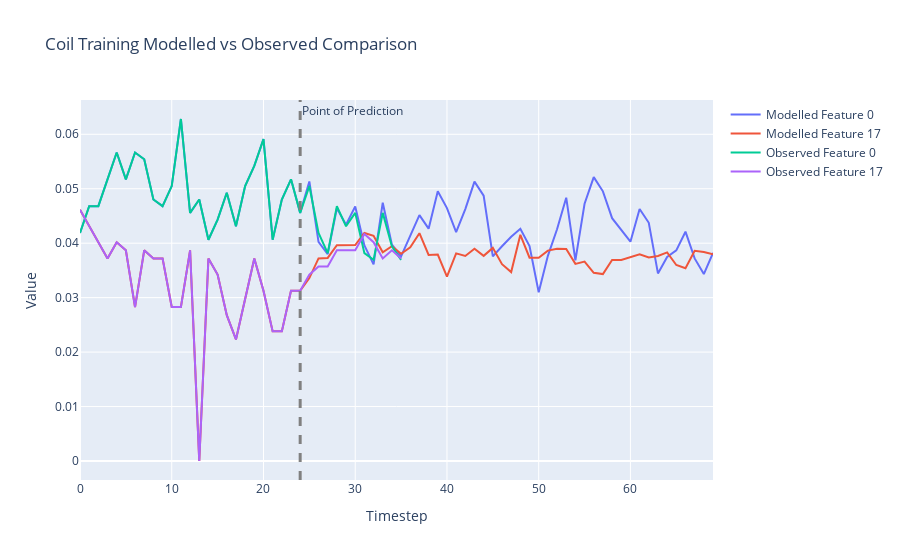

The code cell stored with this chart in its notebook:
### Markdown cell above
## Coil Predictions vs Observed

### Code cell
states = []
# Select the batch we want to make predictions for
batch = 10

# After what step do we want the coil to start making its own predictions?
prediction_step = 24

# What features do we want to plot?
feature_sel = [0,17]

# Grab starting state tensor
state_tensor = X[:,0,:]

# How many steps do we want to run the coil overall?
max_steps = 70

states.append(state_tensor[batch,feature_sel])
batch_size = X.shape[0]
transition_tensor = torch.softmax(torch.zeros(batch_size, n_features, n_features), dim = 1).to("cuda")
for step_state in range(1,max_steps):
    state_tensor, transition_tensor = model.step_coil(state_tensor, transition_tensor)
    if step_state <= prediction_step:
        state_tensor = X[:,step_state,:]
    states.append(state_tensor[batch,feature_sel])
    
# Move state dynamics to CPU
data = [row.to('cpu').detach().numpy() for row in states]
traces = list(zip(*data))

# Create the figure and add traces
fig = go.Figure()

# Plotting
for i, trace in enumerate(traces):
    model_trace = go.Scatter(y=trace, mode='lines', name=f'Modelled Feature {feature_sel[i]}')
    fig.add_trace(model_trace)
    
    
# Get observed data to CPU and plot
data = X[batch,:,feature_sel].to('cpu')
# Transpose the data to get 5 traces
traces = list(zip(*data))

# Plotting
for i, trace in enumerate(traces):
    obs_trace = go.Scatter(y=trace, mode='lines', name=f'Observed Feature {feature_sel[i]}')
    fig.add_trace(obs_trace)
    
# Add Line highlighting when the coil becomes responsible for its own predictions
fig.add_vline(x=prediction_step, line_width=3, line_dash="dash", line_color="grey", annotation_text='Point of Prediction')    

# Add title and labels
fig.update_layout(title=f'Coil Training Modelled vs Observed Comparison',
                    xaxis_title='Timestep',
                    yaxis_title='Value')

# Show the figure
fig.show()

### Figure 1 — Plotly figure (JSON) as saved in the notebook; plotly's stock layout.template omitted (floating-point values rounded to 4 significant figures)
{"data": [{"mode": "lines", "name": "Modelled Feature 0", "type": "scatter", "y": [0.04187, 0.0468, 0.0468, 0.05172, 0.05665, 0.05172, 0.05665, 0.05542, 0.04803, 0.0468, 0.05049, 0.06281, 0.04557, 0.04803, 0.04064, 0.04433, 0.04926, 0.0431, 0.05049, 0.05419, 0.05911, 0.04064, 0.04803, 0.05172, 0.04557, 0.05134, 0.04023, 0.03801, 0.04643, 0.04341, 0.04674, 0.03959, 0.03612, 0.04744, 0.03972, 0.03758, 0.04127, 0.04516, 0.04267, 0.04955, 0.04644, 0.04203, 0.04626, 0.05131, 0.04873, 0.03759, 0.03943, 0.04119, 0.04266, 0.03946, 0.03099, 0.03768, 0.04255, 0.04836, 0.03686, 0.04724, 0.05213, 0.04952, 0.0446, 0.04233, 0.04028, 0.04628, 0.04374, 0.03445, 0.03747, 0.03869, 0.04211, 0.0372, 0.03434, 0.03822]}, {"mode": "lines", "name": "Modelled Feature 17", "type": "scatter", "y": [0.04613, 0.04315, 0.04018, 0.0372, 0.04018, 0.03869, 0.02827, 0.03869, 0.0372, 0.0372, 0.02827, 0.02827, 0.03869, 0, 0.0372, 0.03423, 0.02679, 0.02232, 0.02976, 0.0372, 0.03125, 0.02381, 0.02381, 0.03125, 0.03125, 0.03359, 0.0372, 0.03729, 0.03964, 0.0397, 0.03965, 0.04188, 0.04135, 0.03834, 0.03945, 0.03807, 0.03926, 0.04183, 0.03785, 0.0379, 0.03387, 0.03814, 0.03764, 0.03897, 0.03768, 0.03914, 0.03614, 0.03469, 0.04154, 0.03734, 0.03731, 0.03864, 0.03899, 0.03892, 0.0362, 0.03663, 0.03457, 0.03433, 0.03692, 0.0369, 0.03746, 0.03796, 0.03737, 0.03765, 0.0383, 0.03599, 0.0354, 0.0386, 0.03838, 0.03796]}, {"mode": "lines", "name": "Observed Feature 0", "type": "scatter", "y": [0.04187, 0.0468, 0.0468, 0.05172, 0.05665, 0.05172, 0.05665, 0.05542, 0.04803, 0.0468, 0.05049, 0.06281, 0.04557, 0.04803, 0.04064, 0.04433, 0.04926, 0.0431, 0.05049, 0.05419, 0.05911, 0.04064, 0.04803, 0.05172, 0.04557, 0.05049, 0.04187, 0.03818, 0.0468, 0.0431, 0.04557, 0.03818, 0.03695, 0.04557, 0.03941, 0.03695]}, {"mode": "lines", "name": "Observed Feature 17", "type": "scatter", "y": [0.04613, 0.04315, 0.04018, 0.0372, 0.04018, 0.03869, 0.02827, 0.03869, 0.0372, 0.0372, 0.02827, 0.02827, 0.03869, 0, 0.0372, 0.03423, 0.02679, 0.02232, 0.02976, 0.0372, 0.03125, 0.02381, 0.02381, 0.03125, 0.03125, 0.03423, 0.03571, 0.03571, 0.03869, 0.03869, 0.03869, 0.04167, 0.04018, 0.0372, 0.03869, 0.0372]}], "layout": {"annotations": [{"showarrow": false, "text": "Point of Prediction", "x": 24, "xanchor": "left", "xref": "x", "y": 1, "yanchor": "top", "yref": "y domain"}], "shapes": [{"line": {"color": "grey", "dash": "dash", "width": 3}, "type": "line", "x0": 24, "x1": 24, "xref": "x", "y0": 0, "y1": 1, "yref": "y domain"}], "title": {"text": "Coil Training Modelled vs Observed Comparison"}, "xaxis": {"title": {"text": "Timestep"}}, "yaxis": {"title": {"text": "Value"}}}}
